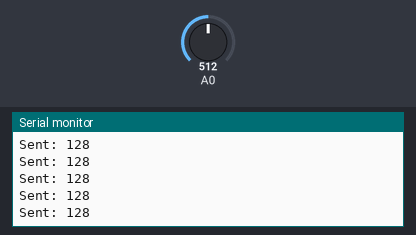
Simulated run of this sketch. Board: Arduino Uno, built with avr-gcc and run on an emulated ATmega328P. On the bench: the last lines printed to the serial monitor. Inputs (shaded band) come from the test bench; at power-on: A0 = 512.

Above: at 1.2 s.
1.3 s: A0 set to 716
At 1.31 s:
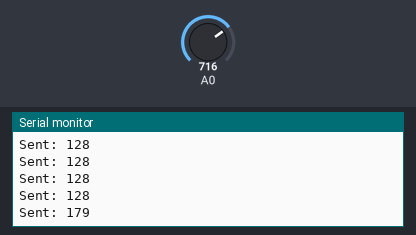
2.8 s: A0 set to 900
At 2.82 s:
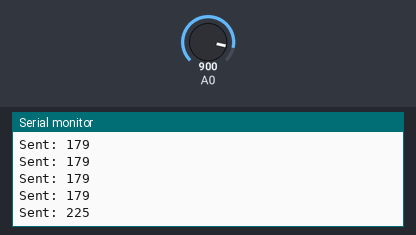
Timing chart, 0 to 5.8 s (numbered marks = the images above; inputs shaded):
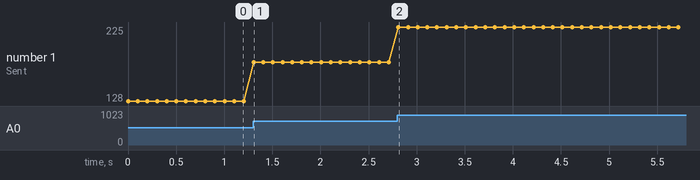

The sketch:

brilliant_waasa1__1_.ino
```cpp
#include <SPI.h>

const int SS_PIN = 10;

void setup() {
  pinMode(SS_PIN, OUTPUT);
  digitalWrite(SS_PIN, HIGH);

  SPI.begin();

  SPI.beginTransaction(
    SPISettings(1000000, MSBFIRST, SPI_MODE0)
  );

  Serial.begin(9600);
}

void loop() {

  // Read potentiometer
  byte potValue = analogRead(A0) / 4;  // 0–255

  // Select Slave
  digitalWrite(SS_PIN, LOW);

  // Send potentiometer value to Slave
  SPI.transfer(potValue);

  // Deselect Slave
  digitalWrite(SS_PIN, HIGH);

  Serial.print("Sent: ");
  Serial.println(potValue);

  delay(100);
}
```

Measured:
- after the input at 1.3 s, the serial monitor: prints a new line at once (image 1)
- after the input at 2.8 s, the serial monitor: prints a new line at once (image 2)
- plotted number 1: 128 → 179 after the input at 1.3 s, 179 → 225 after the input at 2.8 s
